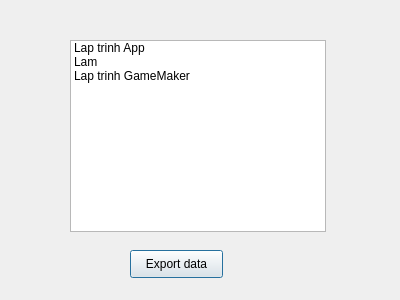
<?xml version="1.0" encoding="UTF-8"?>
<ui version="4.0">
 <class>Dialog</class>
 <widget class="QDialog" name="Dialog">
  <property name="geometry">
   <rect>
    <x>0</x>
    <y>0</y>
    <width>400</width>
    <height>300</height>
   </rect>
  </property>
  <property name="windowTitle">
   <string>Dialog</string>
  </property>
  <widget class="QWidget" name="widget" native="true">
   <property name="geometry">
    <rect>
     <x>0</x>
     <y>0</y>
     <width>401</width>
     <height>301</height>
    </rect>
   </property>
   <widget class="QListWidget" name="listWidget">
    <property name="geometry">
     <rect>
      <x>70</x>
      <y>40</y>
      <width>256</width>
      <height>192</height>
     </rect>
    </property>
    <item>
     <property name="text">
      <string>Lap trinh App </string>
     </property>
    </item>
    <item>
     <property name="text">
      <string>Lam </string>
     </property>
    </item>
    <item>
     <property name="text">
      <string>Lap trinh GameMaker</string>
     </property>
    </item>
   </widget>
   <widget class="QPushButton" name="btexport">
    <property name="geometry">
     <rect>
      <x>130</x>
      <y>250</y>
      <width>93</width>
      <height>28</height>
     </rect>
    </property>
    <property name="text">
     <string>Export data</string>
    </property>
   </widget>
  </widget>
 </widget>
 <resources/>
 <connections/>
</ui>
